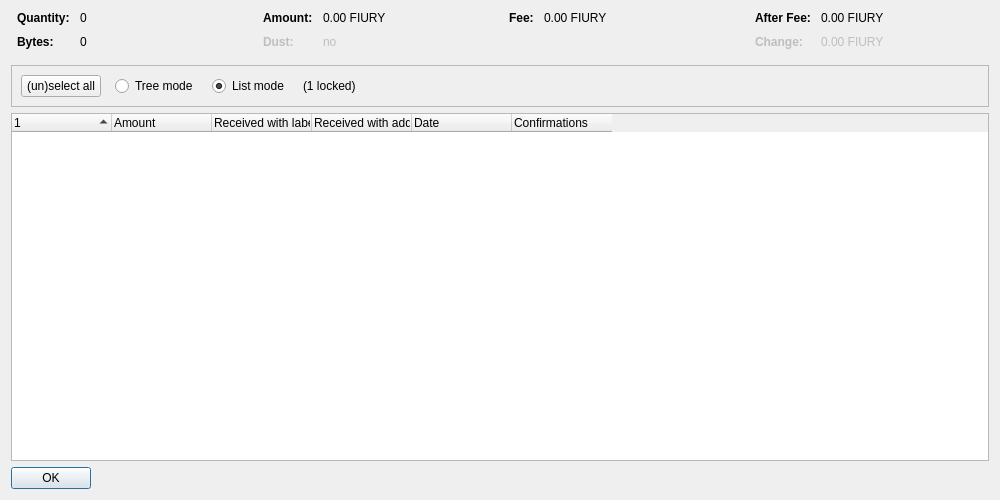
<?xml version="1.0" encoding="UTF-8"?>
<ui version="4.0">
 <class>CoinControlDialog</class>
 <widget class="QDialog" name="CoinControlDialog">
  <property name="geometry">
   <rect>
    <x>0</x>
    <y>0</y>
    <width>1000</width>
    <height>500</height>
   </rect>
  </property>
  <property name="windowTitle">
   <string>Coin Selection</string>
  </property>
  <layout class="QVBoxLayout" name="verticalLayout">
   <item>
    <layout class="QHBoxLayout" name="horizontalLayoutTop" stretch="0,0,0,0">
     <property name="topMargin">
      <number>0</number>
     </property>
     <property name="bottomMargin">
      <number>10</number>
     </property>
     <item>
      <layout class="QFormLayout" name="formLayoutCoinControl1">
       <property name="horizontalSpacing">
        <number>10</number>
       </property>
       <property name="verticalSpacing">
        <number>10</number>
       </property>
       <property name="leftMargin">
        <number>6</number>
       </property>
       <property name="rightMargin">
        <number>6</number>
       </property>
       <item row="0" column="0">
        <widget class="QLabel" name="labelCoinControlQuantityText">
         <property name="font">
          <font>
           <weight>75</weight>
           <bold>true</bold>
          </font>
         </property>
         <property name="text">
          <string>Quantity:</string>
         </property>
        </widget>
       </item>
       <item row="0" column="1">
        <widget class="QLabel" name="labelCoinControlQuantity">
         <property name="cursor">
          <cursorShape>IBeamCursor</cursorShape>
         </property>
         <property name="contextMenuPolicy">
          <enum>Qt::ActionsContextMenu</enum>
         </property>
         <property name="text">
          <string notr="true">0</string>
         </property>
         <property name="textInteractionFlags">
          <set>Qt::LinksAccessibleByMouse|Qt::TextSelectableByKeyboard|Qt::TextSelectableByMouse</set>
         </property>
        </widget>
       </item>
       <item row="1" column="0">
        <widget class="QLabel" name="labelCoinControlBytesText">
         <property name="font">
          <font>
           <weight>75</weight>
           <bold>true</bold>
          </font>
         </property>
         <property name="text">
          <string>Bytes:</string>
         </property>
        </widget>
       </item>
       <item row="1" column="1">
        <widget class="QLabel" name="labelCoinControlBytes">
         <property name="cursor">
          <cursorShape>IBeamCursor</cursorShape>
         </property>
         <property name="contextMenuPolicy">
          <enum>Qt::ActionsContextMenu</enum>
         </property>
         <property name="text">
          <string notr="true">0</string>
         </property>
         <property name="textInteractionFlags">
          <set>Qt::LinksAccessibleByMouse|Qt::TextSelectableByKeyboard|Qt::TextSelectableByMouse</set>
         </property>
        </widget>
       </item>
      </layout>
     </item>
     <item>
      <layout class="QFormLayout" name="formLayoutCoinControl2">
       <property name="horizontalSpacing">
        <number>10</number>
       </property>
       <property name="verticalSpacing">
        <number>10</number>
       </property>
       <property name="leftMargin">
        <number>6</number>
       </property>
       <property name="rightMargin">
        <number>6</number>
       </property>
       <item row="0" column="0">
        <widget class="QLabel" name="labelCoinControlAmountText">
         <property name="font">
          <font>
           <weight>75</weight>
           <bold>true</bold>
          </font>
         </property>
         <property name="text">
          <string>Amount:</string>
         </property>
        </widget>
       </item>
       <item row="0" column="1">
        <widget class="QLabel" name="labelCoinControlAmount">
         <property name="cursor">
          <cursorShape>IBeamCursor</cursorShape>
         </property>
         <property name="contextMenuPolicy">
          <enum>Qt::ActionsContextMenu</enum>
         </property>
         <property name="text">
          <string notr="true">0.00 FIURY</string>
         </property>
         <property name="textInteractionFlags">
          <set>Qt::LinksAccessibleByMouse|Qt::TextSelectableByKeyboard|Qt::TextSelectableByMouse</set>
         </property>
        </widget>
       </item>
       <item row="1" column="0">
        <widget class="QLabel" name="labelCoinControlLowOutputText">
         <property name="enabled">
          <bool>false</bool>
         </property>
         <property name="font">
          <font>
           <weight>75</weight>
           <bold>true</bold>
          </font>
         </property>
         <property name="text">
          <string>Dust:</string>
         </property>
        </widget>
       </item>
       <item row="1" column="1">
        <widget class="QLabel" name="labelCoinControlLowOutput">
         <property name="enabled">
          <bool>false</bool>
         </property>
         <property name="cursor">
          <cursorShape>IBeamCursor</cursorShape>
         </property>
         <property name="contextMenuPolicy">
          <enum>Qt::ActionsContextMenu</enum>
         </property>
         <property name="text">
          <string notr="true">no</string>
         </property>
         <property name="textInteractionFlags">
          <set>Qt::LinksAccessibleByMouse|Qt::TextSelectableByKeyboard|Qt::TextSelectableByMouse</set>
         </property>
        </widget>
       </item>
      </layout>
     </item>
     <item>
      <layout class="QFormLayout" name="formLayoutCoinControl3">
       <property name="horizontalSpacing">
        <number>10</number>
       </property>
       <property name="verticalSpacing">
        <number>10</number>
       </property>
       <property name="leftMargin">
        <number>6</number>
       </property>
       <property name="rightMargin">
        <number>6</number>
       </property>
       <item row="0" column="0">
        <widget class="QLabel" name="labelCoinControlFeeText">
         <property name="font">
          <font>
           <weight>75</weight>
           <bold>true</bold>
          </font>
         </property>
         <property name="text">
          <string>Fee:</string>
         </property>
        </widget>
       </item>
       <item row="0" column="1">
        <widget class="QLabel" name="labelCoinControlFee">
         <property name="cursor">
          <cursorShape>IBeamCursor</cursorShape>
         </property>
         <property name="contextMenuPolicy">
          <enum>Qt::ActionsContextMenu</enum>
         </property>
         <property name="text">
          <string notr="true">0.00 FIURY</string>
         </property>
         <property name="textInteractionFlags">
          <set>Qt::LinksAccessibleByMouse|Qt::TextSelectableByKeyboard|Qt::TextSelectableByMouse</set>
         </property>
        </widget>
       </item>
      </layout>
     </item>
     <item>
      <layout class="QFormLayout" name="formLayoutCoinControl4">
       <property name="horizontalSpacing">
        <number>10</number>
       </property>
       <property name="verticalSpacing">
        <number>10</number>
       </property>
       <property name="leftMargin">
        <number>6</number>
       </property>
       <property name="rightMargin">
        <number>6</number>
       </property>
       <item row="0" column="0">
        <widget class="QLabel" name="labelCoinControlAfterFeeText">
         <property name="font">
          <font>
           <weight>75</weight>
           <bold>true</bold>
          </font>
         </property>
         <property name="text">
          <string>After Fee:</string>
         </property>
        </widget>
       </item>
       <item row="0" column="1">
        <widget class="QLabel" name="labelCoinControlAfterFee">
         <property name="cursor">
          <cursorShape>IBeamCursor</cursorShape>
         </property>
         <property name="contextMenuPolicy">
          <enum>Qt::ActionsContextMenu</enum>
         </property>
         <property name="text">
          <string notr="true">0.00 FIURY</string>
         </property>
         <property name="textInteractionFlags">
          <set>Qt::LinksAccessibleByMouse|Qt::TextSelectableByKeyboard|Qt::TextSelectableByMouse</set>
         </property>
        </widget>
       </item>
       <item row="1" column="0">
        <widget class="QLabel" name="labelCoinControlChangeText">
         <property name="enabled">
          <bool>false</bool>
         </property>
         <property name="font">
          <font>
           <weight>75</weight>
           <bold>true</bold>
          </font>
         </property>
         <property name="text">
          <string>Change:</string>
         </property>
        </widget>
       </item>
       <item row="1" column="1">
        <widget class="QLabel" name="labelCoinControlChange">
         <property name="enabled">
          <bool>false</bool>
         </property>
         <property name="cursor">
          <cursorShape>IBeamCursor</cursorShape>
         </property>
         <property name="contextMenuPolicy">
          <enum>Qt::ActionsContextMenu</enum>
         </property>
         <property name="text">
          <string notr="true">0.00 FIURY</string>
         </property>
         <property name="textInteractionFlags">
          <set>Qt::LinksAccessibleByMouse|Qt::TextSelectableByKeyboard|Qt::TextSelectableByMouse</set>
         </property>
        </widget>
       </item>
      </layout>
     </item>
    </layout>
   </item>
   <item>
    <widget class="QFrame" name="frame">
     <property name="minimumSize">
      <size>
       <width>0</width>
       <height>40</height>
      </size>
     </property>
     <property name="frameShape">
      <enum>QFrame::StyledPanel</enum>
     </property>
     <property name="frameShadow">
      <enum>QFrame::Sunken</enum>
     </property>
     <layout class="QHBoxLayout" name="horizontalLayout">
      <item>
       <layout class="QHBoxLayout" name="horizontalLayoutPanel" stretch="0,0,0,0,0">
        <property name="spacing">
         <number>14</number>
        </property>
        <item>
         <widget class="QPushButton" name="pushButtonSelectAll">
          <property name="sizePolicy">
           <sizepolicy hsizetype="Maximum" vsizetype="Fixed">
            <horstretch>0</horstretch>
            <verstretch>0</verstretch>
           </sizepolicy>
          </property>
          <property name="text">
           <string>(un)select all</string>
          </property>
          <property name="autoDefault">
           <bool>false</bool>
          </property>
         </widget>
        </item>
        <item>
         <widget class="QRadioButton" name="radioTreeMode">
          <property name="sizePolicy">
           <sizepolicy hsizetype="Maximum" vsizetype="Fixed">
            <horstretch>0</horstretch>
            <verstretch>0</verstretch>
           </sizepolicy>
          </property>
          <property name="text">
           <string>Tree mode</string>
          </property>
         </widget>
        </item>
        <item>
         <widget class="QRadioButton" name="radioListMode">
          <property name="sizePolicy">
           <sizepolicy hsizetype="Maximum" vsizetype="Fixed">
            <horstretch>0</horstretch>
            <verstretch>0</verstretch>
           </sizepolicy>
          </property>
          <property name="text">
           <string>List mode</string>
          </property>
          <property name="checked">
           <bool>true</bool>
          </property>
         </widget>
        </item>
        <item>
         <widget class="QLabel" name="labelLocked">
          <property name="text">
           <string notr="true">(1 locked)</string>
          </property>
         </widget>
        </item>
        <item>
         <spacer name="horizontalSpacer">
          <property name="orientation">
           <enum>Qt::Horizontal</enum>
          </property>
          <property name="sizeHint" stdset="0">
           <size>
            <width>40</width>
            <height>20</height>
           </size>
          </property>
         </spacer>
        </item>
       </layout>
      </item>
     </layout>
    </widget>
   </item>
   <item>
    <widget class="CoinControlTreeWidget" name="treeWidget">
     <property name="contextMenuPolicy">
      <enum>Qt::CustomContextMenu</enum>
     </property>
     <property name="sortingEnabled">
      <bool>false</bool>
     </property>
     <property name="columnCount">
      <number>6</number>
     </property>
     <attribute name="headerShowSortIndicator" stdset="0">
      <bool>true</bool>
     </attribute>
     <attribute name="headerStretchLastSection">
      <bool>false</bool>
     </attribute>
     <column>
      <property name="text">
       <string/>
      </property>
     </column>
     <column>
      <property name="text">
       <string>Amount</string>
      </property>
     </column>
     <column>
      <property name="text">
       <string>Received with label</string>
      </property>
     </column>
     <column>
      <property name="text">
       <string>Received with address</string>
      </property>
     </column>
     <column>
      <property name="text">
       <string>Date</string>
      </property>
     </column>
     <column>
      <property name="text">
       <string>Confirmations</string>
      </property>
      <property name="toolTip">
       <string>Confirmed</string>
      </property>
     </column>
     <column>
      <property name="text">
       <string/>
      </property>
     </column>
     <column>
      <property name="text">
       <string/>
      </property>
     </column>
     <column>
      <property name="text">
       <string/>
      </property>
     </column>
     <column>
      <property name="text">
       <string/>
      </property>
     </column>
    </widget>
   </item>
   <item>
    <widget class="QDialogButtonBox" name="buttonBox">
     <property name="sizePolicy">
      <sizepolicy hsizetype="Maximum" vsizetype="Fixed">
       <horstretch>0</horstretch>
       <verstretch>0</verstretch>
      </sizepolicy>
     </property>
     <property name="orientation">
      <enum>Qt::Horizontal</enum>
     </property>
     <property name="standardButtons">
      <set>QDialogButtonBox::Ok</set>
     </property>
    </widget>
   </item>
  </layout>
 </widget>
 <customwidgets>
  <customwidget>
   <class>CoinControlTreeWidget</class>
   <extends>QTreeWidget</extends>
   <header>qt/coincontroltreewidget.h</header>
  </customwidget>
 </customwidgets>
 <resources/>
 <connections/>
</ui>
